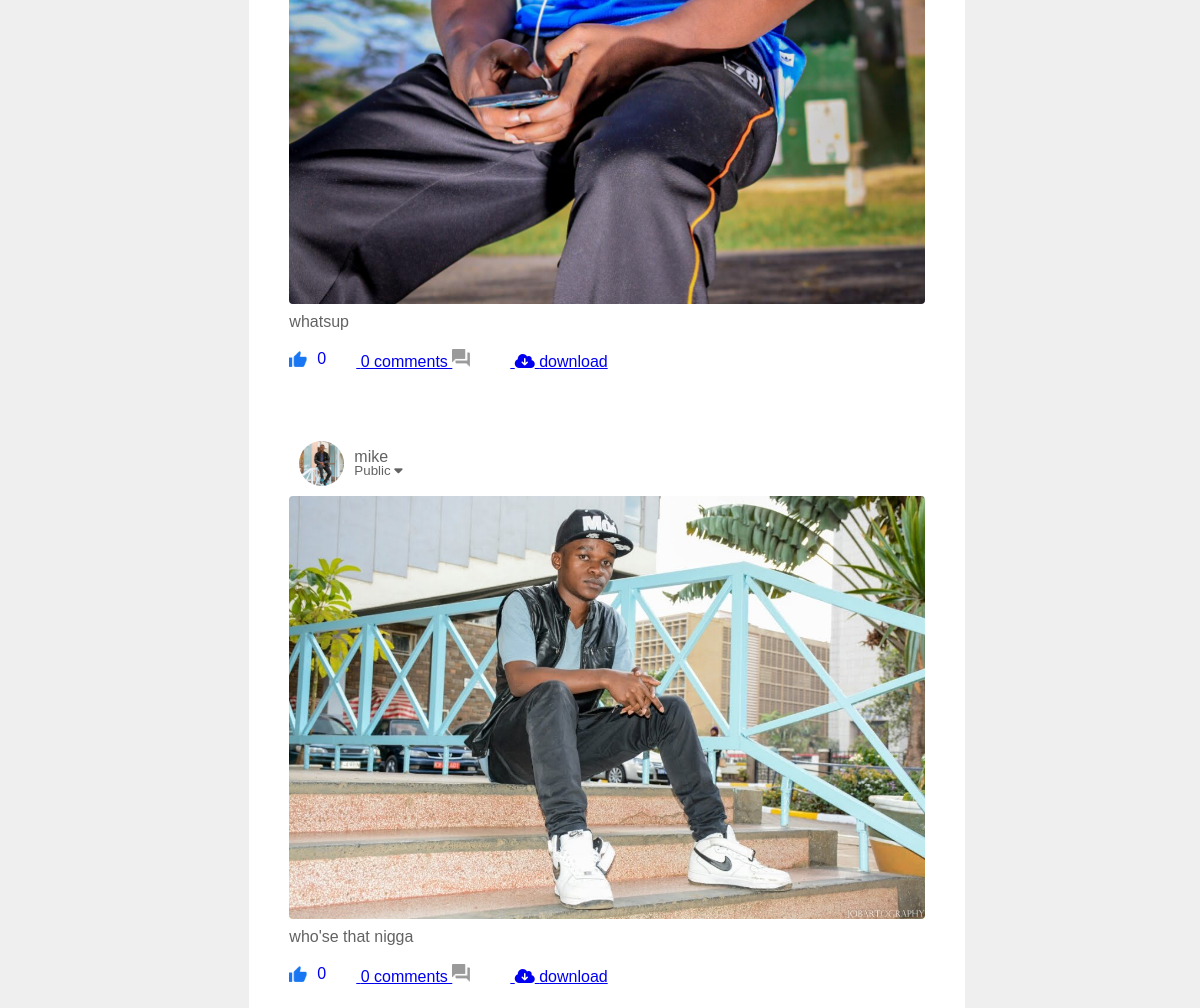
/ (signed in, middle part), run on an earlier commit of the app's database.
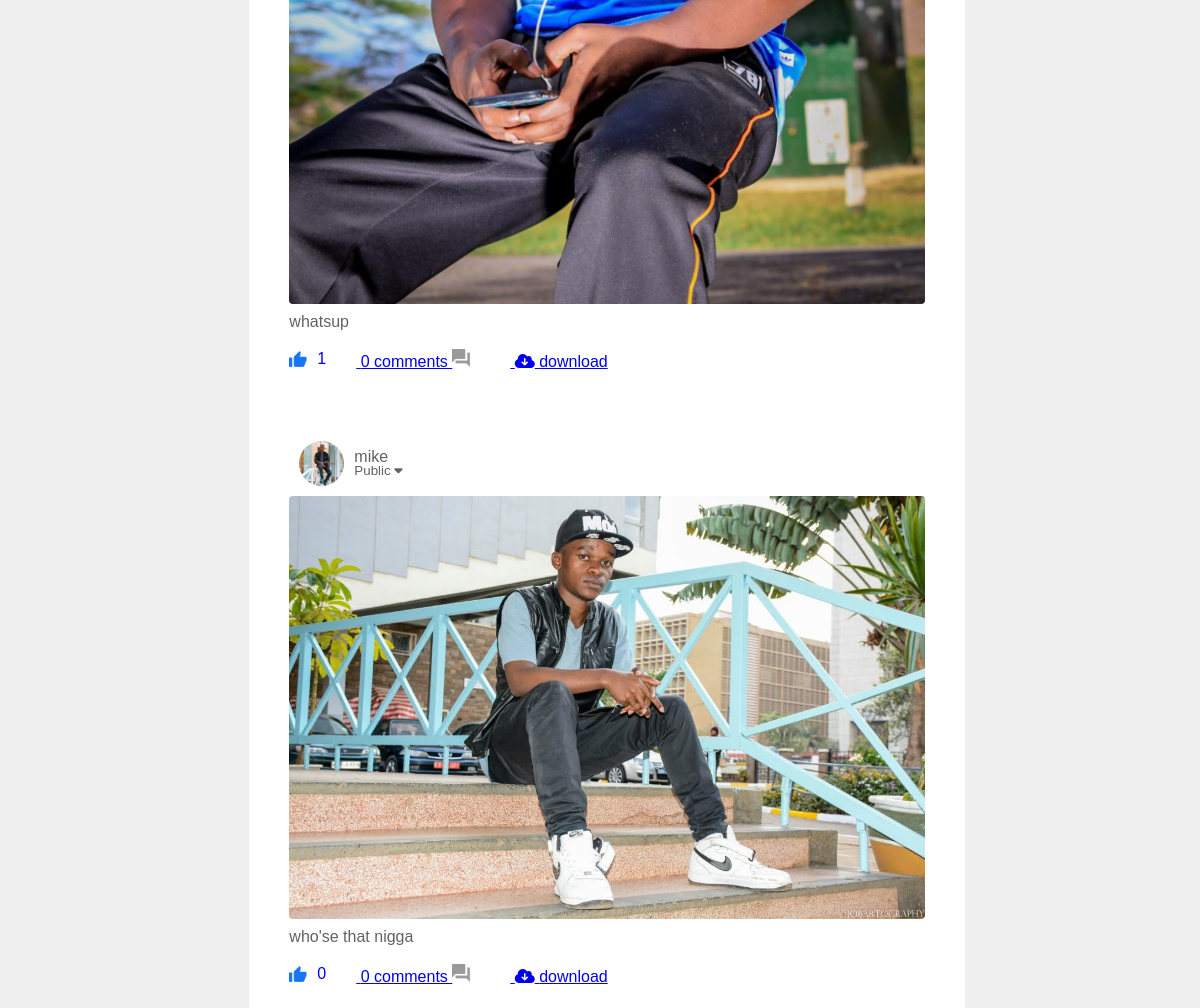
And on a later commit of the database.
### core/models.py (models this page shows, shortened)
class Post (models.Model):
    user = models.CharField(max_length=200)
    id = models.UUIDField(primary_key=True, default=uuid.uuid4)
    posts_image= models.ImageField(upload_to='post_images', blank=True, null=True)
    caption = models.TextField(blank=True,null=True)
    no_of_likes = models.IntegerField(default=0)
    post_no_comments =models.IntegerField(default=0)
    date_created = models.DateTimeField(default=timezone.now)

### core/views.py (the view)
# urls.py: path('',views.home, name='home'),
@login_required(login_url='login')
def home (request):
    user_profile = Profile.objects.get(user = request.user)
    user_posts = Post.objects.all
    context={
        'user_profile': user_profile,
        'userpost':user_posts,
    }
    return render (request, 'home.html', context)

### templates/home.html (shortened to what this page needs)
{% extends "index.html" %}
{% load static %}
{% block content %}
<!DOCTYPE html>
<html lang="en">
<head>
    <link rel="stylesheet" href="stylist.css">
</head>
<body>
    <div class="container">
        <div class="write-post-container">
            {% for post in userpost reversed %}
                <div>
                    <div class="post-container">
                        <div class="user-profile">
                            <img src="{{user_profile.profileimg.url}}" >
                            <div>
                                <p>{{post.user}}</p>
                                <small>Public <i class="fas fa-caret-down"></i></small>
                            </div>
                        </div>
                        <div>
                        <img src="{{post.posts_image.url}}" class="post-img" >
                        <p class="post-text">{{post.caption}}</p>
                        </div>
                        <br>
                        <div class="post-row">
                            <div class="activity-icons">
                                <a href="/like?post_id={{post.id}}">
                                    <div>
                                        <img src="{% static 'images/like-blue.png'%}" >{{post.no_of_likes}}
                                    </div>
                                </a>
                                <a href="/comments?post_id={{post.id}}">{{post.post_no_comments}} comments
                                    <div>
                                        <img src="{% static 'images/comments.png'%}" >
                                    </div>
                                </a>
                                <div>
                                    <a href="{{post.posts_image.url}}" download>
                                        <i class="fa-solid fa-cloud-arrow-down"></i>
                                        download
                                    </a>
                                </div>
                            </div>
                        </div>
                    </div>
                </div>
            {% endfor %}
        </div>
    </div>
</body>
</html>
{% endblock content %}

What changed in the data, as far as the page shows it:
changed Post "whatsup": no_of_likes "0" → "1"
